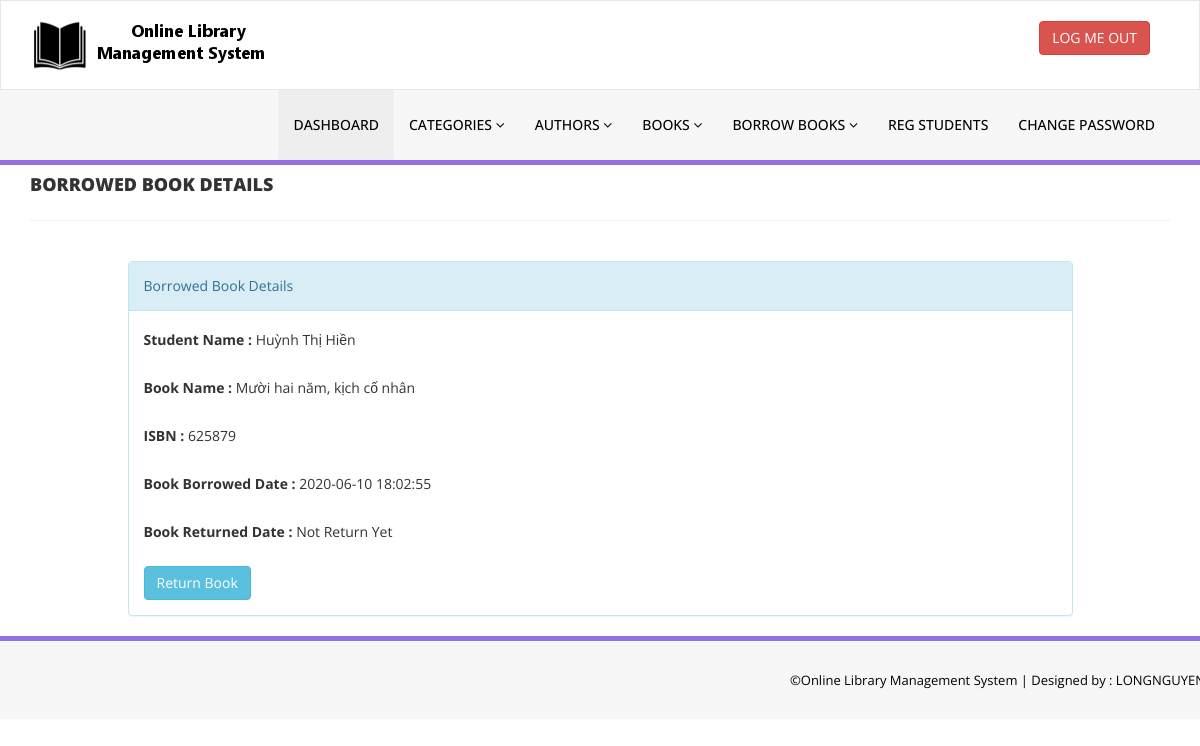
The app's page /LibraryManagement/admin/update-borrow-bookdeails.php?rid=6 (signed in) with its own data.
### tables this page shows
CREATE TABLE `tblborrowedbookdetails` (
  `id` int(11) NOT NULL,
  `BookId` int(11) DEFAULT NULL,
  `StudentID` varchar(150) DEFAULT NULL,
  `BorrowsDate` timestamp NULL DEFAULT current_timestamp(),
  `ReturnDate` timestamp NULL DEFAULT NULL ON UPDATE current_timestamp(),
  `RetrunStatus` int(1) DEFAULT NULL,
  `fine` int(11) DEFAULT NULL
);

CREATE TABLE `tblstudents` (
  `id` int(11) NOT NULL,
  `StudentId` varchar(100) DEFAULT NULL,
  `FullName` varchar(120) DEFAULT NULL,
  `EmailId` varchar(120) DEFAULT NULL,
  `MobileNumber` char(11) DEFAULT NULL,
  `Password` varchar(120) DEFAULT NULL,
  `Status` int(1) DEFAULT NULL,
  `RegDate` timestamp NULL DEFAULT current_timestamp(),
  `UpdationDate` timestamp NULL DEFAULT NULL ON UPDATE current_timestamp()
);

CREATE TABLE `tblbooks` (
  `id` int(11) NOT NULL,
  `BookName` varchar(255) DEFAULT NULL,
  `CatId` int(11) DEFAULT NULL,
  `AuthorId` int(11) DEFAULT NULL,
  `ISBNNumber` int(11) DEFAULT NULL,
  `BookPrice` int(11) DEFAULT NULL,
  `RegDate` timestamp NULL DEFAULT current_timestamp(),
  `UpdationDate` timestamp NULL DEFAULT NULL ON UPDATE current_timestamp()
);

### LibraryManagement/admin/update-borrow-bookdeails.php (the view, shortened to what this page needs)
<?php
include('includes/config.php');
if (strlen($_SESSION['alogin']) == 0) {
  header('location:index.php');
} else {
?>
  <!DOCTYPE html>
  <html xmlns="http://www.w3.org/1999/xhtml">
  <head>
    <link href="assets/css/bootstrap.css" rel="stylesheet" />
    <link href="assets/css/font-awesome.css" rel="stylesheet" />
    <link href="assets/css/style.css" rel="stylesheet" />
  </head>
  <body>
    <?php include('includes/header.php'); ?>
    <div class="content-wra
    <div class=" content-wrapper">
      <div class="container">
        <div class="row pad-botm">
          <div class="col-md-12">
            <h4 class="header-line">Borrowed Book Details</h4>
          </div>
        </div>
        <div class="row">
          <div class="col-md-10 col-sm-6 col-xs-12 col-md-offset-1"">
<div class=" panel panel-info">
            <div class="panel-heading">
              Borrowed Book Details
            </div>
            <div class="panel-body">
              <form role="form" method="post">
                <?php
                $rid = intval($_GET['rid']);
                $sql = "SELECT tblstudents.FullName,tblbooks.BookName,tblbooks.ISBNNumber,tblborrowedbookdetails.BorrowsDate,tblborrowedbookdetails.ReturnDate,tblborrowedbookdetails.id as rid,tblborrowedbookdetails.fine,tblborrowedbookdetails.RetrunStatus from  tblborrowedbookdetails join tblstudents on tblstudents.StudentId=tblborrowedbookdetails.StudentId join tblbooks on tblbooks.id=tblborrowedbookdetails.BookId where tblborrowedbookdetails.id=:rid";
                $query = $dbh->prepare($sql);
                $query->bindParam(':rid', $rid, PDO::PARAM_STR);
                $query->execute();
                $results = $query->fetchAll(PDO::FETCH_OBJ);
                if ($query->rowCount() > 0) {
                  foreach ($results as $result) {               ?>
                    <div class="form-group">
                      <label>Student Name :</label>
                      <?php echo htmlentities($result->FullName); ?>
                    </div>
                    <div class="form-group">
                      <label>Book Name :</label>
                      <?php echo htmlentities($result->BookName); ?>
                    </div>
                    <div class="form-group">
                      <label>ISBN :</label>
                      <?php echo htmlentities($result->ISBNNumber); ?>
                    </div>
                    <div class="form-group">
                      <label>Book Borrowed Date :</label>
                      <?php echo htmlentities($result->BorrowsDate); ?>
                    </div>
                    <div class="form-group">
                      <label>Book Returned Date :</label>
                      <?php if ($result->ReturnDate == "") {
                        echo htmlentities("Not Return Yet");
                      } else {
                        echo htmlentities($result->ReturnDate);
                      }
                      ?>
                    </div>
                    <?php if ($result->RetrunStatus == 0) { ?>
                      <button type="submit" name="return" id="submit" class="btn btn-info">Return Book </button>
            </div>
      <?php }
                  }
                } ?>
          </div>
        </div>
      </div>
    </div>
    </div>
    <?php include('includes/footer.php'); ?>
  </body>
  </html>
<?php } ?>

### LibraryManagement/admin/assets/css/style.css (style rules this page uses)
.header-line { font-weight:900; padding-bottom:25px; border-bottom:1px solid #eeeeee; text-transform:uppercase; }
.pad-botm { padding-bottom:30px; }

### records on screen
tblborrowedbookdetails: tblstudents.FullName "Huỳnh Thị Hiền", BookId.BookName "Mười hai năm, kịch cố nhân", BookId.ISBNNumber "625879", BorrowsDate "2020-06-10 18:02:55", RetrunStatus "Return Book"
